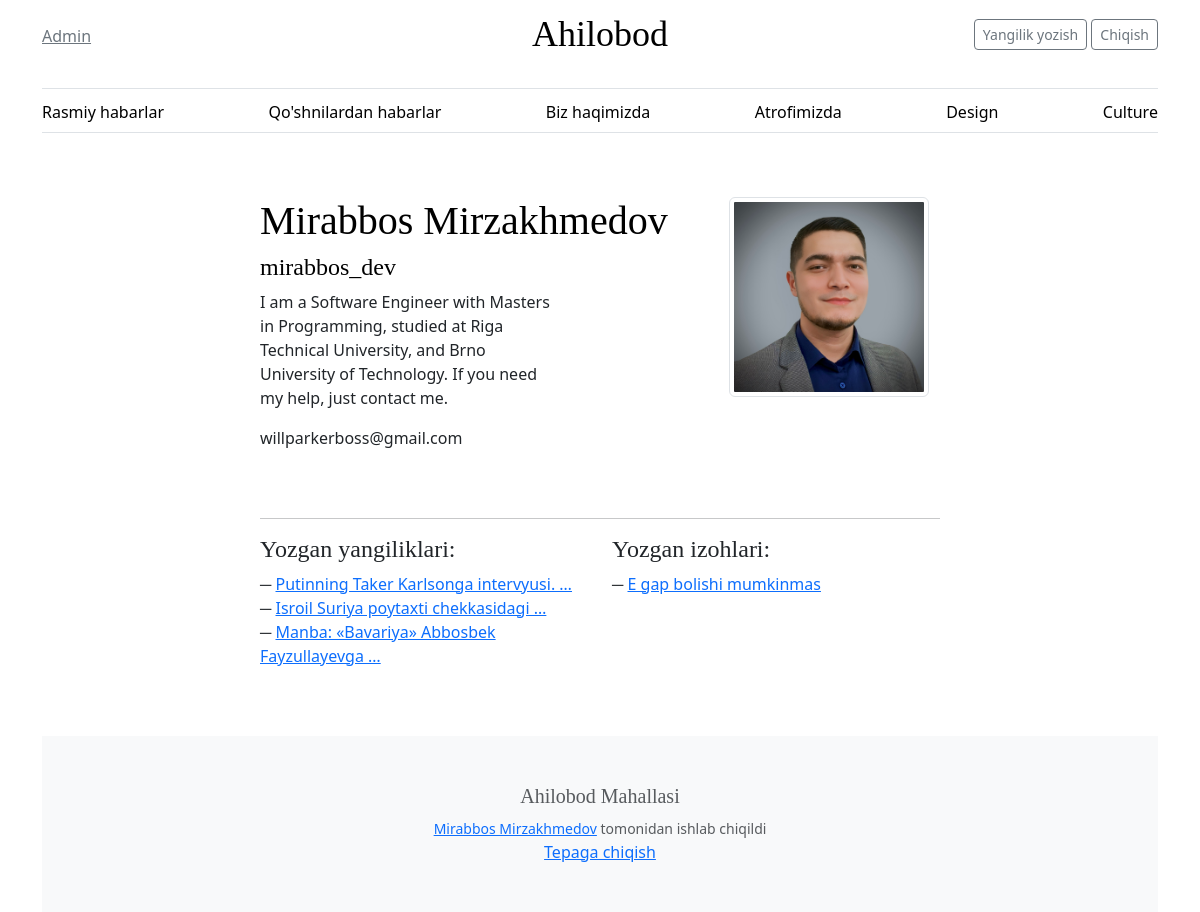
/profile/2/ (signed in), run on an earlier commit of the app's database.
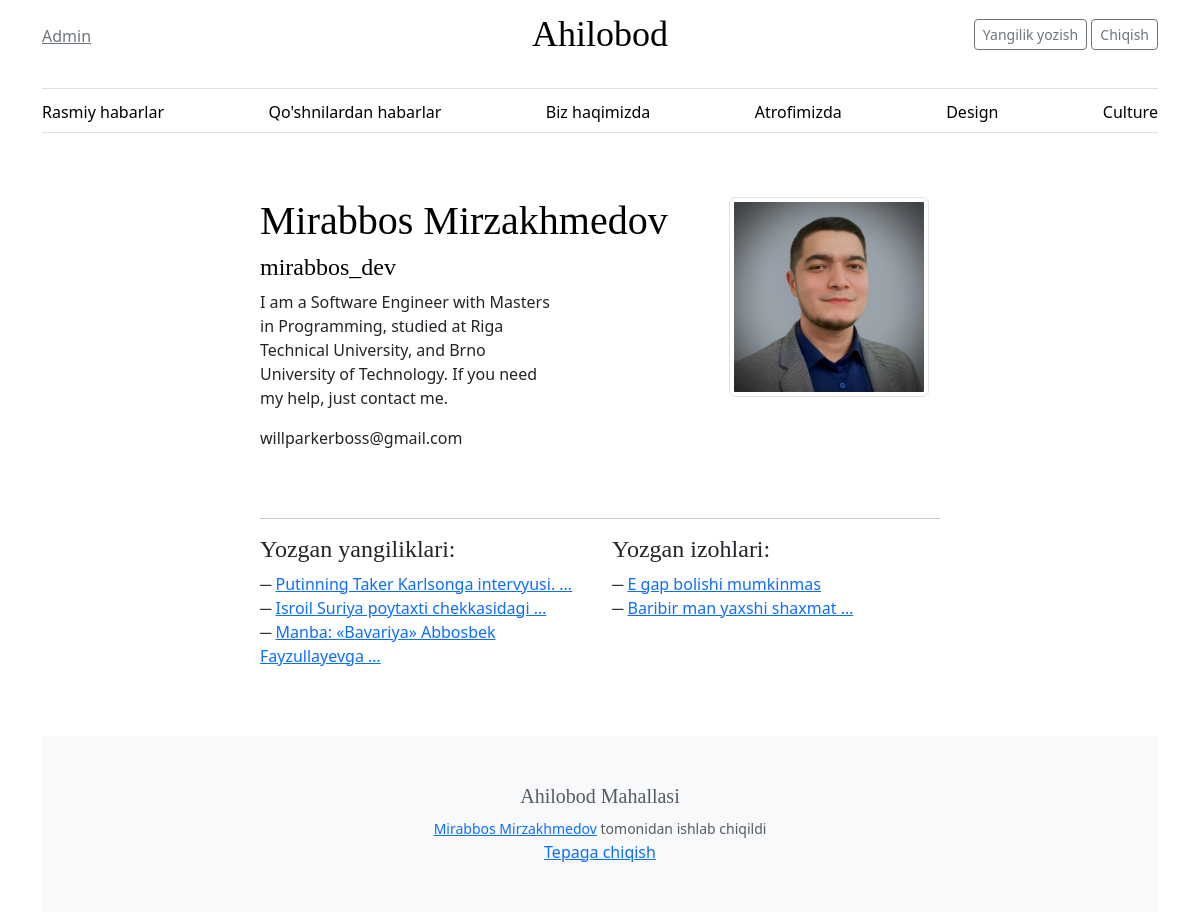
And on a later commit of the database.
### webapp/models.py (models this page shows, shortened)
class Post(models.Model):
    post_id = models.AutoField(primary_key=True)
    title = models.CharField(max_length=255)
    full_text = RichTextField(blank=True, null=True)
    created_at = models.DateTimeField(default=timezone.now)
    user_id = models.ForeignKey(User, on_delete=models.CASCADE, related_name='posts')
    updated_at = models.DateTimeField(auto_now=True)
    image = models.ImageField(upload_to='posts/', default='../../media/posts/default.webp')

class Comment(models.Model):
    comment_id = models.AutoField(primary_key=True)
    post = models.ForeignKey(Post, on_delete=models.CASCADE, related_name='comments')
    user = models.ForeignKey(User, on_delete=models.CASCADE, related_name='comments')
    comment_text = models.TextField()
    created_at = models.DateTimeField(default=timezone.now)

### webapp/views.py (the view, shortened to what this page needs)
# urls.py: path('profile/<int:pk>/', views.ProfileDetailView.as_view(), name='profile'),
class ProfileDetailView(LoginRequiredMixin, DetailView):
    login_url = '/login/'
    model = User
    template_name = 'webapp/profile.html'
    context_object_name = 'profile_view'
    def get_object(self, queryset=None):
        user_id = self.kwargs.get('pk')
        return get_object_or_404(User, pk=user_id)
    def get_context_data(self, **kwargs):
        context = super(ProfileDetailView, self).get_context_data(**kwargs)
        profile_view = self.get_object()
        comments = Comment.objects.filter(user=profile_view)
        context['profile_view'] = profile_view
        context['comments'] = comments
        if self.request.user == profile_view:
            context['form'] = ProfileForm(instance=profile_view)
        return context

### webapp/templates/webapp/profile.html (shortened to what this page needs)
{% extends 'webapp/layout.html' %}
{% block body%}
{% if user.is_authenticated %}
    {% if profile_view == request.user %}
        <form class="form-signin w-50 m-auto" method="post" enctype="multipart/form-data" action="{% url 'profile' user.user_id %}">
            {% csrf_token %}
            {% if profile_view.profile_pic %}
                <img style="width: 200px; height: 200px" class="img-thumbnail" src="{{ profile_view.profile_pic.url }}" alt="{{ profile_view.first_name }}">
            {% endif %}
            {{ form.as_p }}
            <div style="text-align: right">
                <button class="btn btn-primary" type="submit">Saqlash</button>
            </div>
        </form>
    {% else %}
        <div class="col-lg-8 mx-auto p-4 py-md-5">
            <main>
                <div class="row">
                    <div class="col-md-8">
                        <h1 class="text-body-emphasis">{{ profile_view.first_name }} {{ profile_view.last_name }}</h1>
                        <h4 class="text-body-emphasis">{{ profile_view.username }}</h4>
                        {% if profile_view.bio %}
                            <p class="fs-7 col-md-8">{{ profile_view.bio }}</p>
                        {% else %}
                            <p class="fs-7 col-md-8">Bio yo'q</p>
                        {% endif %}
                        <div class="mb-5">
                            <p>{{ profile_view.email }}</p>
                        </div>
                    </div>
                    <div class="col-md-4">
                        {% if profile_view.profile_pic %}
                            <img style="width: 200px; height: 200px" class="img-thumbnail" src="{{ profile_view.profile_pic.url }}" alt="{{ profile_view.first_name }}">
                        {% else %}
                            <p class="fs-7 col-md-8">Rasm yo'q</p>
                        {% endif %}
                    </div>
                </div>
                <hr>
                <div class="row">
                    <div class="col-md-6">
                        <h4>Yozgan yangiliklari:</h4>
                        {% for post in profile_view.posts.all %}
                            ─ <a href="{% url 'news-detail' post.post_id %}">{{ post.title|truncatewords:4|striptags|safe }}</a><br>
                        {% endfor %}
                    </div>
                    <div class="col-md-6">
                        <h4>Yozgan izohlari:</h4>
                            {% for comment in comments %}
                                <div>
                                    ─ <a href="{% url 'news-detail' comment.post.post_id %}">{{ comment.comment_text|truncatewords:4|striptags|safe }}</a>
                                </div>
                            {% endfor %}
                    </div>
                </div>
            </main>
        </div>
    {% endif %}
{% endif %}
{% endblock%}

What changed in the data, as far as the page shows it:
added Comment: comment_text "Baribir man yaxshi shaxmat …"
